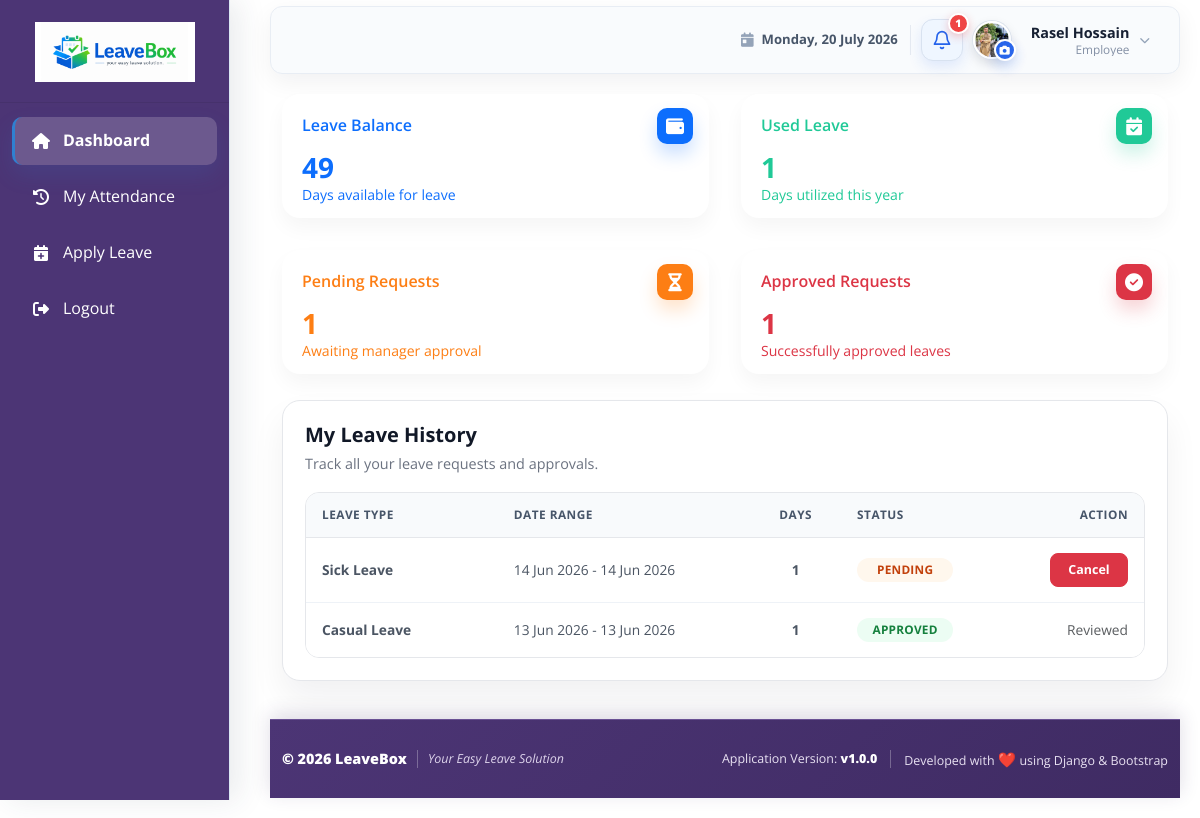
Before: / (signed in) with the older database file.
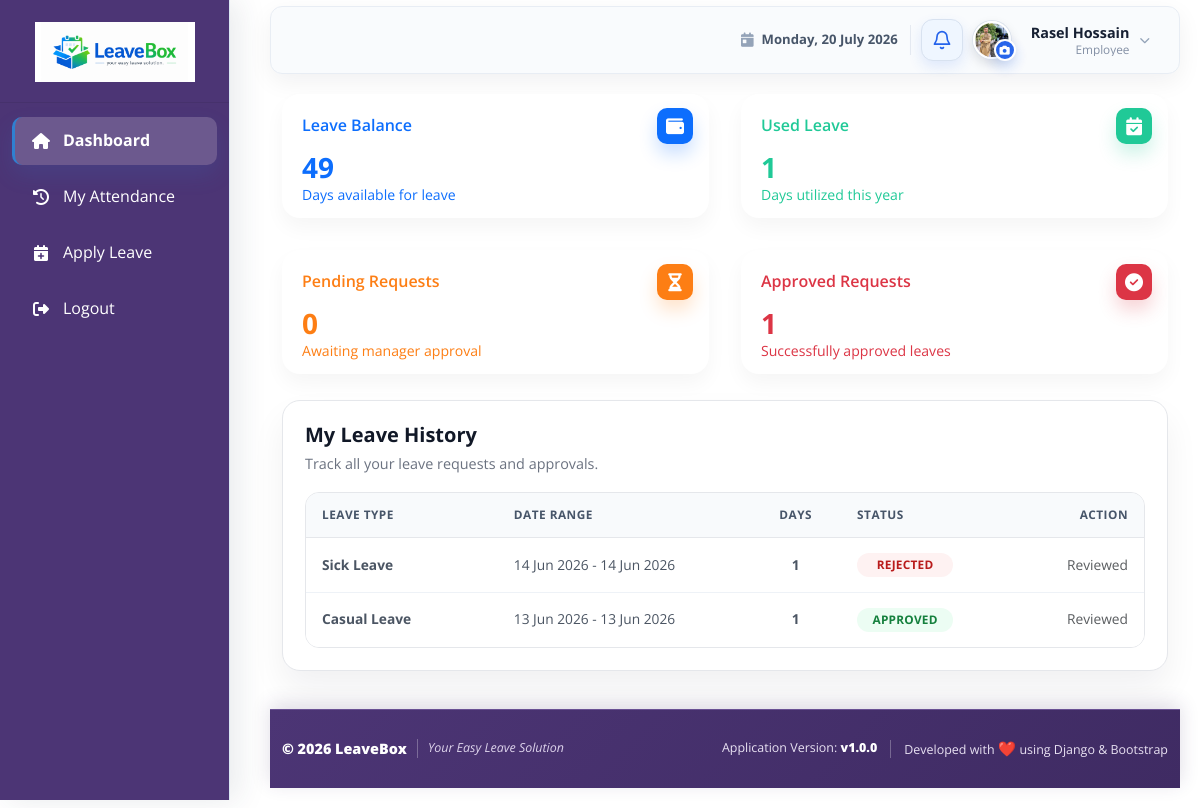
After: the same page with the newer database file.
### employees/models.py (models this page shows, shortened)
class LeaveRequest(models.Model):
    STATUS_CHOICES = (
        ('PENDING', 'Pending'),
        ('APPROVED', 'Approved'),
        ('REJECTED', 'Rejected'),
        ('CANCELLED', 'Cancelled'),
    )
    employee = models.ForeignKey(
        'employees.Employee',
        on_delete=models.CASCADE,
        related_name='leave_requests'
    )
    leave_type = models.ForeignKey(
        LeaveType,
        on_delete=models.CASCADE
    )
    from_date = models.DateField()
    to_date = models.DateField()
    total_days = models.PositiveIntegerField()
    reason = models.TextField()
    status = models.CharField(
        max_length=20,
        choices=STATUS_CHOICES,
        default='PENDING'
    )
    applied_at = models.DateTimeField(auto_now_add=True)
    approved_by = models.ForeignKey(
        'employees.Employee',
        on_delete=models.SET_NULL,
        null=True,
        blank=True,
        related_name='approved_requests'
    )
    approved_at = models.DateTimeField(null=True, blank=True)
    remarks = models.TextField(
        blank=True,
        null=True,
        help_text="Admin remarks/comments"
    )
    class Meta:
        ordering = ['-applied_at']
        indexes = [
            models.Index(fields=['status', 'from_date'], name='leave_status_from_idx'),
            models.Index(fields=['from_date', 'to_date'], name='leave_period_idx'),
        ]

class LeaveType(models.Model):
    CASUAL = 'Casual Leave'
    SICK = 'Sick Leave'
    EARNED = 'Earned Leave'
    OTHER = 'Other'
    LEAVE_TYPE_CHOICES = [
        (CASUAL, 'Casual Leave'),
        (SICK, 'Sick Leave'),
        (EARNED, 'Earned Leave'),
        (OTHER, 'Other'),
    ]
    name = models.CharField(
        max_length=50,
        choices=LEAVE_TYPE_CHOICES,
        default=CASUAL,
    )
    yearly_limit = models.PositiveIntegerField(
        default=0,
        help_text="Maximum days allowed per year for this leave type"
    )
    def __str__(self):
        return self.name

### LAF/views.py (the view)
# urls.py: path('', views.dashboard, name='dashboard'),
@login_required
def dashboard(request):
    user = request.user
    is_admin = user.is_superuser or user.is_staff or getattr(user, 'role', '') == 'ADMIN'
    if is_admin:
        now = timezone.now()
        today = timezone.localdate()
        current_month_requests = LeaveRequest.objects.filter(
            applied_at__month=now.month,
            applied_at__year=now.year
        )
        today_attendance = Attendance.objects.filter(
            employee=OuterRef('pk'),
            date=today,
        )
        employee_attendance = (
            Employee.objects
            .select_related('user', 'department', 'designation')
            .annotate(
                today_check_in=Subquery(today_attendance.values('check_in')[:1]),
                today_check_out=Subquery(today_attendance.values('check_out')[:1]),
            )
            .order_by('employee_id')
        )
        context = {
            'total_employees': Employee.objects.count(),
            'pending_requests_count': LeaveRequest.objects.filter(status='PENDING').count(),
            'approved_this_month': current_month_requests.filter(status='APPROVED').count(),
            'rejected_this_month': current_month_requests.filter(status='REJECTED').count(),
            'employee_attendance': employee_attendance,
            'today': now,
        }
        return render(request, 'dashboard/admin_dashboard.html', context)
    else:
        try:
            employee = user.employee_profile
            approved_leaves = LeaveRequest.objects.filter(employee=employee, status='APPROVED')
            leave_summary = employee.get_leave_summary(timezone.now().year)
            context = {
                'leave_balance': leave_summary['balance'],
                'used_leave': leave_summary['used'],
                'uses_custom_leave': leave_summary['uses_custom_leave'],
                'pending_count': LeaveRequest.objects.filter(employee=employee, status='PENDING').count(),
                'approved_count': approved_leaves.count(),
                'leave_history': LeaveRequest.objects.filter(employee=employee).order_by('-applied_at'),
                'messages_in_content': True,
            }
            return render(request, 'dashboard/employee_dashboard.html', context)
        except Employee.DoesNotExist:
            return render(request, 'dashboard/no_profile.html')

### LAF/templatetags/navigation_tags.py (called while the page is built)
@register.simple_tag
def url_name_active(request, *url_names):
    resolver_match = getattr(request, 'resolver_match', None)
    current_url_name = getattr(resolver_match, 'url_name', None)
    return current_url_name in url_names

### employees/context_processors.py (called while the page is built)
def current_profile_picture(request):
    default_avatar_url = static('images/avatar.png')
    profile_picture_url = default_avatar_url
    user = getattr(request, 'user', None)
    if user and user.is_authenticated:
        try:
            employee = Employee.objects.select_related('extended_profile').get(user=user)
            try:
                profile = employee.extended_profile
            except EmpProfile.DoesNotExist:
                profile = None
            if profile and profile.profile_picture:
                profile_picture_url = profile.profile_picture.url
        except Employee.DoesNotExist:
            pass
    return {
        'current_profile_picture_url': profile_picture_url,
        'default_avatar_url': default_avatar_url,
    }

### employees/models.py (called while the page is built)
    def __str__(self):
        return self.designation_name

### templates/dashboard/employee_dashboard.html (shortened to what the changed rows need)
{% extends 'base/base.html' %}
{% block content %}
    <div class="main-content">
        <div class="dashboard-row">
            <div class="dashboard-col col-12 col-md-6">
                <div class="card-box bg-blue">
                    <h2>{{ leave_balance|default:"0" }}</h2>
                </div>
            </div>
            <div class="dashboard-col col-12 col-md-6">
                <div class="card-box bg-green">
                    <h2>{{ used_leave|default:"0" }}</h2>
                </div>
            </div>
            <div class="dashboard-col col-12 col-md-6">
                <div class="card-box bg-orange">
                    <div class="dashboard-card-title">
                        <h5>Pending Requests</h5>
                        <i class="fas fa-hourglass-half"></i>
                    </div>
                    <h2>{{ pending_count|default:"0" }}</h2>
                    <p class="mb-0">Awaiting manager approval</p>
                </div>
            </div>
            <div class="dashboard-col col-12 col-md-6">
                <div class="card-box bg-red">
                    <h2>{{ approved_count|default:"0" }}</h2>
                </div>
            </div>
        </div>
        <div class="table-section">
            <div class="table-responsive dashboard-table-wrap" tabindex="0" aria-label="My leave history table">
                <table class="table dashboard-table dashboard-table--history">
                    <thead>
                        <tr>
                            <th scope="col" class="col-type">Leave Type</th>
                            <th scope="col" class="col-date-range">Date Range</th>
                            <th scope="col" class="col-days text-center">Days</th>
                            <th scope="col" class="col-status">Status</th>
                            <th scope="col" class="col-action text-end">Action</th>
                        </tr>
                    </thead>
                    <tbody>
                        {% for leave in leave_history %}
                        <tr>
                            <th scope="row" class="col-type text-truncate" title="{{ leave.leave_type }}">{{ leave.leave_type }}</th>
                            <td class="col-date-range">{{ leave.from_date|date:"d M Y" }} - {{ leave.to_date|date:"d M Y" }}</td>
                            <td class="col-days text-center fw-bold">{{ leave.total_days }}</td>
                            <td class="col-status">
                                <span class="status-pill {% if leave.status == 'PENDING' %}pending{% elif leave.status == 'APPROVED' %}approved{% elif leave.status == 'REJECTED' %}rejected{% else %}cancelled{% endif %}">
                                    {{ leave.get_status_display }}
                                </span>
                            </td>
                            <td class="col-action text-end">
                                {% if leave.status == 'PENDING' %}
                                <div class="d-flex gap-2 justify-content-end flex-nowrap action-btns">
                                    <a href="{% url 'leave_cancel' leave.pk %}" class="btn btn-danger btn-sm" aria-label="Cancel {{ leave.leave_type }} request" onclick="return confirm('Are you sure you want to cancel this request?')">
                                        Cancel
                                    </a>
                                </div>
                                {% else %}
                                <span class="text-muted">Reviewed</span>
                                {% endif %}
                            </td>
                        </tr>
                        {% endfor %}
                    </tbody>
                </table>
            </div>
        </div>
    </div>
{% endblock %}

### templates/base/base.html (shortened to what the changed rows need)
{% load static navigation_tags %}
<!DOCTYPE html>
<html lang="en">
<head>
    <link rel="stylesheet" href="{% static 'css/bootstrap-5.3.2.min.css' %}">
    <link rel="stylesheet" href="https://cdnjs.cloudflare.com/ajax/libs/font-awesome/6.4.0/css/all.min.css">
    <link rel="stylesheet" href="{% static 'css/dashboard.css' %}">
    <link rel="stylesheet" href="{% static 'css/apply_leave.css' %}">
    <link rel="stylesheet" href="{% static 'css/footer.css' %}">
</head>
<body>
        {% url_name_active request 'dashboard' 'adm_dashboard' 'emp_dashboard' as dashboard_active %}
        {% url_name_active request 'employee_list' 'employee_detail' 'employee_admin_edit' 'employee_admin_update' as employees_active %}
        {% url_name_active request 'salary_list' 'salary_add' 'salary_edit' as salary_active %}
        {% url_name_active request 'department_list' 'department_add' 'department_edit' 'department_delete' as departments_active %}
        {% url_name_active request 'designation_list' 'designation_add' 'designation_edit' 'designation_delete' as designations_active %}
        {% url_name_active request 'leave_type_list' 'leave_type_add' 'leave_type_edit' 'leave_type_delete' as leave_settings_active %}
        {% url_name_active request 'leave_apply' as leave_apply_active %}
        {% url_name_active request 'attendance_history' as attendance_active %}
        {% url_name_active request 'leave_report' 'attendance_report' as reports_active %}
    <main class="content-wrapper dashboard-content-wrapper">
        <nav class="navbar navbar-expand-lg navbar-light dashboard-navbar mb-2">
            <div class="container-fluid">
                <div class="dashboard-profile-slot">
                    <div class="dashboard-notification-dropdown">
                        <button class="dashboard-notification-button" type="button" id="notificationDropdown" aria-label="Notifications{% if pending_leave_count %}: {{ pending_leave_count }} pending leave request{{ pending_leave_count|pluralize }}{% endif %}" aria-haspopup="true" aria-expanded="false">
                            <svg class="dashboard-notification-icon" viewBox="0 0 24 24" aria-hidden="true">
                                <path d="M18 8a6 6 0 0 0-12 0c0 7-3 7-3 9h18c0-2-3-2-3-9"></path>
                                <path d="M13.73 21a2 2 0 0 1-3.46 0"></path>
                            </svg>
                            {% if pending_leave_count %}
                                <span class="dashboard-notification-badge" aria-hidden="true">{{ pending_leave_count }}</span>
                            {% endif %}
                        </button>
                    </div>
                </div>
            </div>
        </nav>
        <div class="container-fluid">
            {% block content %}{% endblock %}
        </div>
    </main>
</body>
</html>

Changed rows visible on the page:
changed LeaveRequest "Sick Leave": status "PENDING" → "REJECTED"; status "Cancel" → "Reviewed"
Other visible differences:
{{ pending_count|default:"0" }}: "1" → "0"
{{ pending_leave_count }}: "1" → (not shown)
